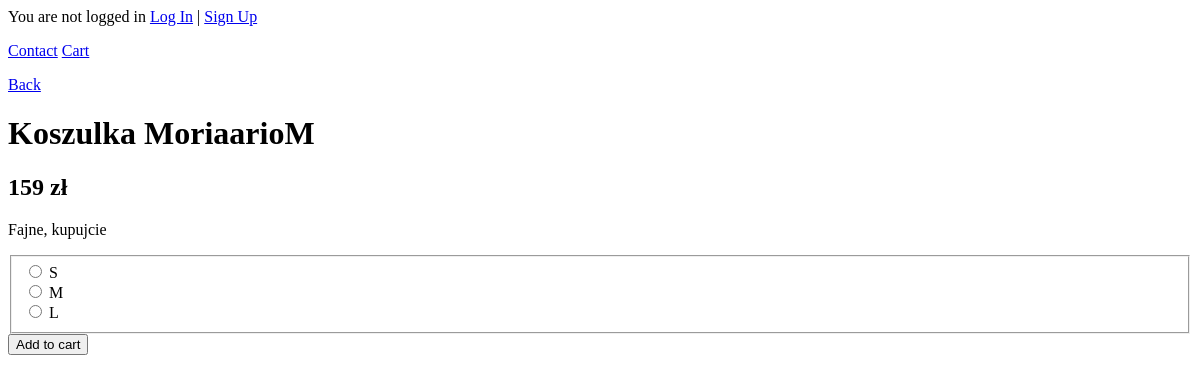
The app's page /2/, older data.
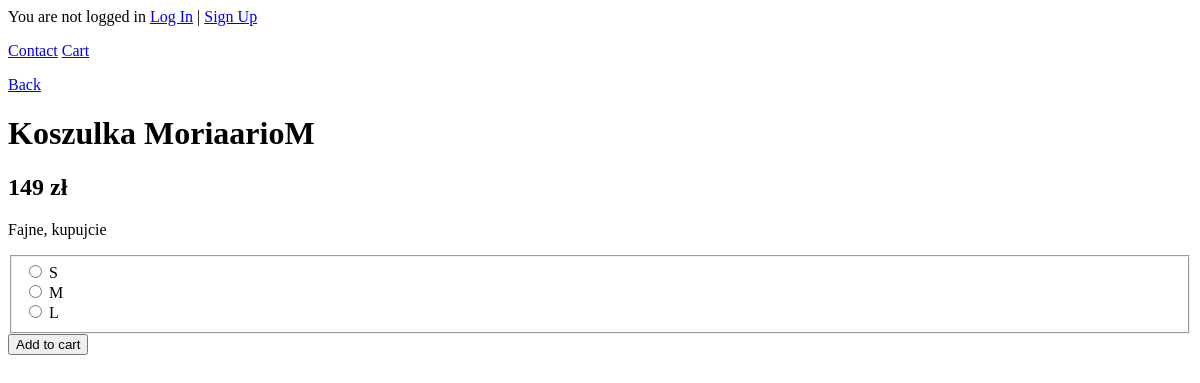
The same page, newer data.
### shop/models.py (models this page shows, shortened)
class Product(models.Model):
    name = models.CharField(max_length=50, default='Fajna rzecz')
    description = models.TextField(max_length=250, default='Fajne, kupujcie')
    price = models.PositiveIntegerField(default=200)
    photo = models.ImageField(blank=True)
    type = models.CharField(choices=TYPES, max_length=50, default=TYPES[0])

### shop/views.py (the view)
# urls.py: path('<int:product_id>/', detail, name='detail_view'),
def detail(request, product_id):
    product = get_object_or_404(Product, pk=product_id)
    return render(request, 'products/product_details.html', {'product': product, 'sizes': product.available_sizes.all})

### templates/products/product_details.html (shortened to what this page needs)
{% extends "base.html" %}
{% block content %}
<a href='\'><p>Back</p></a>
<h1>{{ product.name }}</h1>
<h2>{{ product.price }} zł</h2>
<p>{{ product.description }}</p>
<form action="{% url 'add_to_cart' product.id %}" method="post">
    <fieldset>
        {% for size in sizes %}
            {% if size.count >= 1 %}
                <input type="radio" name="size" id="size{{ forloop.counter }}" value="{{ size.id }}">
                <label for="size{{ forloop.counter }}">{{ size.size }}</label><br>
            {% else %}
                <input type="radio" name="size"  disabled>
                <label for="size{{ forloop.counter }}">{{ size.size }} - not available</label><br>
            {% endif %}
        {% endfor %}
    </fieldset>
    <input type="submit" value="Add to cart">
</form>
{% endblock %}

Row changes from the older to the newer data that the page shows:
changed Product "Koszulka MoriaarioM": price "159" → "149"
